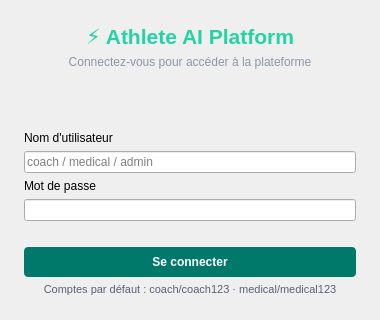
<?xml version="1.0" encoding="UTF-8"?>
<ui version="4.0">
 <class>LoginDialog</class>
 <widget class="QDialog" name="LoginDialog">
  <property name="geometry">
   <rect><x>0</x><y>0</y><width>380</width><height>320</height></rect>
  </property>
  <property name="windowTitle"><string>🔐 Connexion — Athlete AI Platform</string></property>
  <layout class="QVBoxLayout" name="loginLayout" spacing="12">
   <property name="margin"><number>24</number></property>
   <item>
    <widget class="QLabel" name="logoLabel">
     <property name="text"><string>⚡ Athlete AI Platform</string></property>
     <property name="alignment"><set>Qt::AlignCenter</set></property>
     <property name="styleSheet"><string>font-size:16pt;font-weight:700;color:#22D3A5;</string></property>
    </widget>
   </item>
   <item>
    <widget class="QLabel" name="subLabel">
     <property name="text"><string>Connectez-vous pour accéder à la plateforme</string></property>
     <property name="alignment"><set>Qt::AlignCenter</set></property>
     <property name="styleSheet"><string>color:#8B97A8;font-size:9pt;</string></property>
    </widget>
   </item>
   <item><spacer><property name="orientation"><enum>Qt::Vertical</enum></property>
    <property name="sizeHint"><size><width>20</width><height>10</height></size></property></spacer>
   </item>
   <item>
    <widget class="QLabel" name="userLabel"><property name="text"><string>Nom d'utilisateur</string></property></widget>
   </item>
   <item>
    <widget class="QLineEdit" name="usernameEdit">
     <property name="placeholderText"><string>coach / medical / admin</string></property>
    </widget>
   </item>
   <item>
    <widget class="QLabel" name="passLabel"><property name="text"><string>Mot de passe</string></property></widget>
   </item>
   <item>
    <widget class="QLineEdit" name="passwordEdit">
     <property name="echoMode"><enum>QLineEdit::Password</enum></property>
    </widget>
   </item>
   <item>
    <widget class="QLabel" name="errorLabel">
     <property name="text"><string></string></property>
     <property name="styleSheet"><string>color:#EF4444;font-size:9pt;</string></property>
     <property name="alignment"><set>Qt::AlignCenter</set></property>
    </widget>
   </item>
   <item>
    <widget class="QPushButton" name="loginBtn">
     <property name="text"><string>Se connecter</string></property>
     <property name="styleSheet"><string>background:#00796B;color:white;font-weight:700;padding:8px;border-radius:4px;</string></property>
    </widget>
   </item>
   <item>
    <widget class="QLabel" name="hintLabel">
     <property name="text"><string>Comptes par défaut : coach/coach123 · medical/medical123</string></property>
     <property name="alignment"><set>Qt::AlignCenter</set></property>
     <property name="styleSheet"><string>color:#566177;font-size:8pt;</string></property>
     <property name="wordWrap"><bool>true</bool></property>
    </widget>
   </item>
  </layout>
 </widget>
 <resources/>
 <connections/>
</ui>
